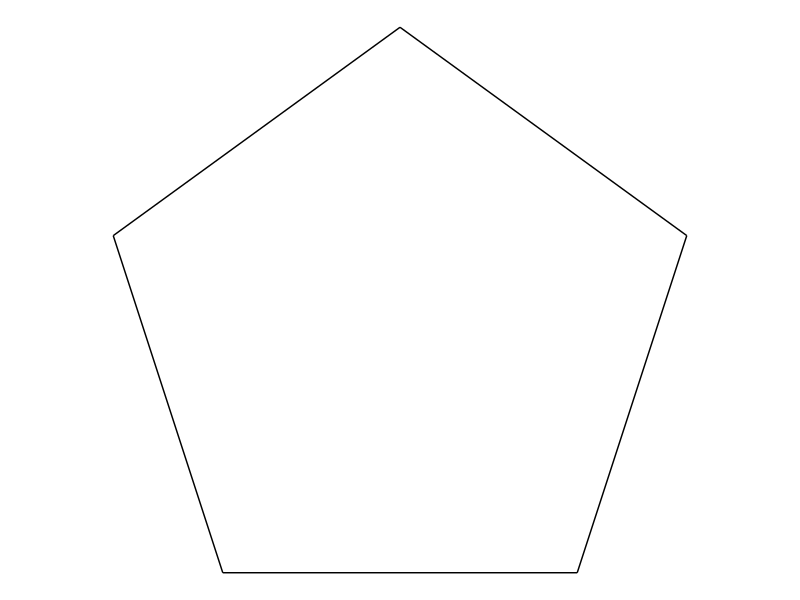
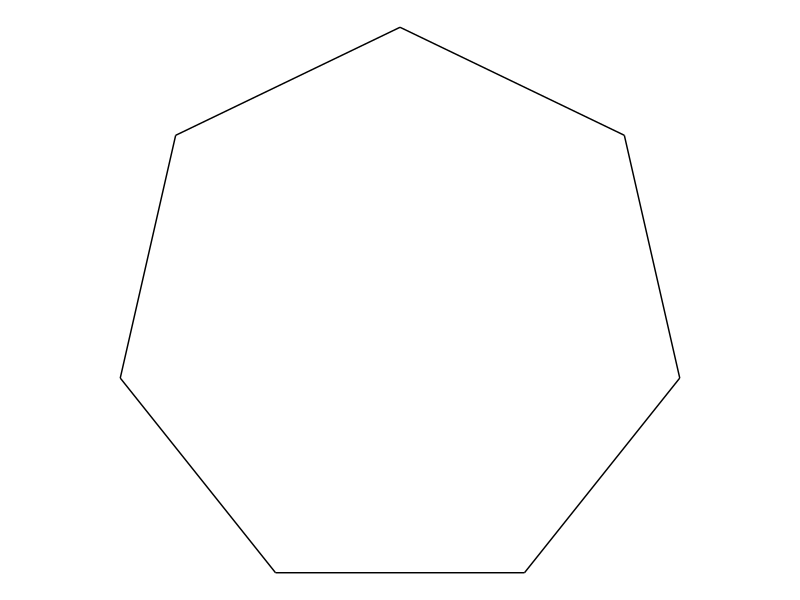
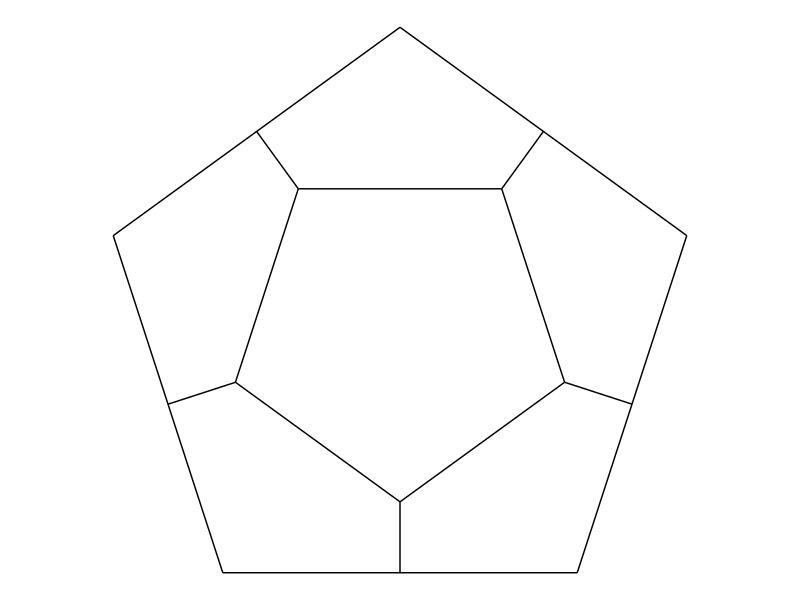
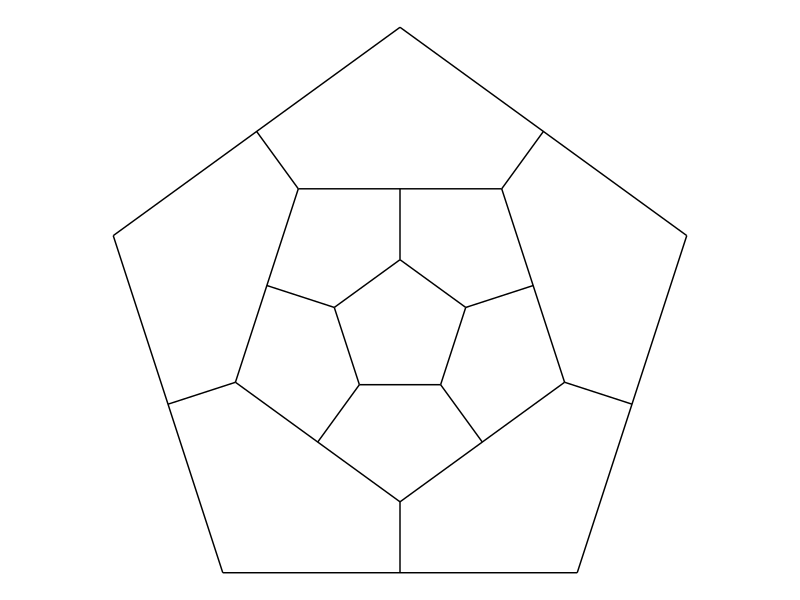
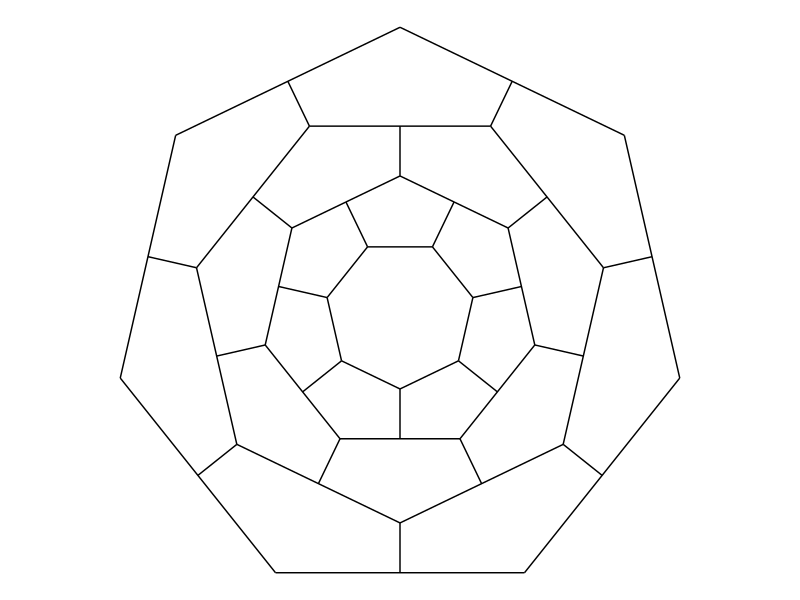
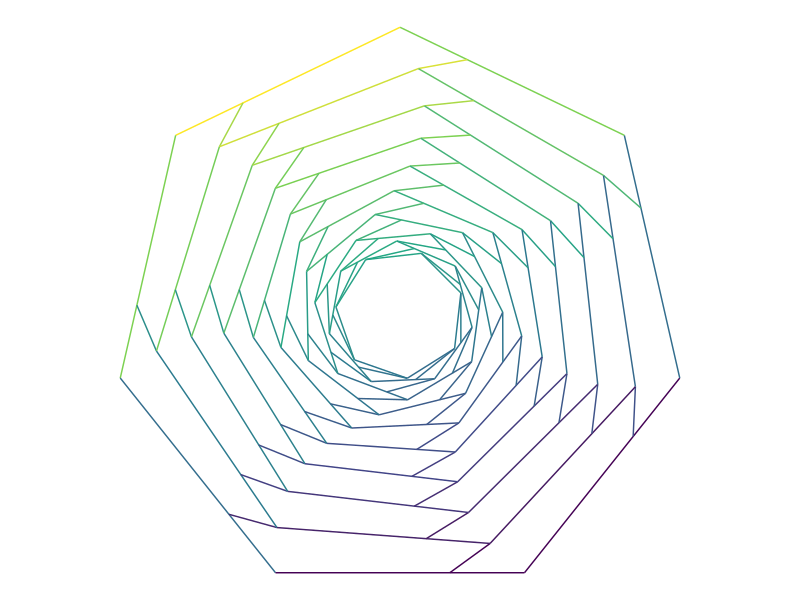
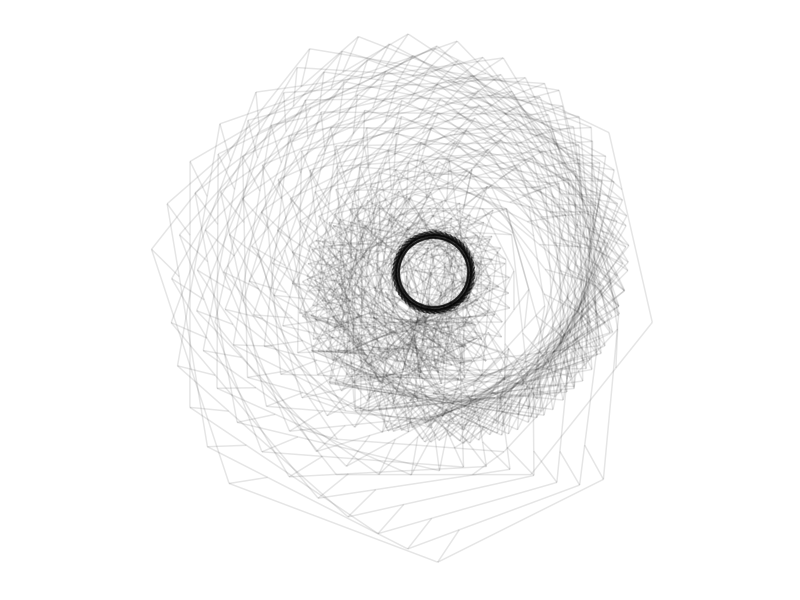
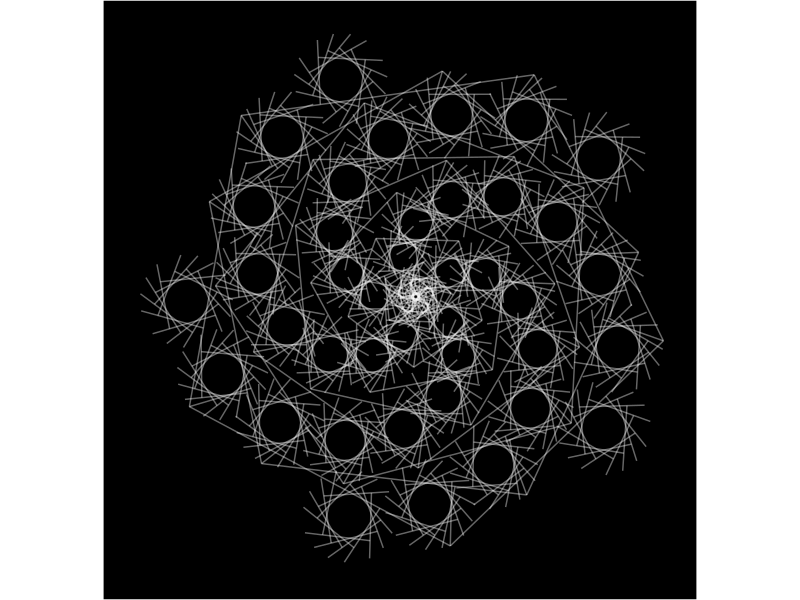

Write the R code that produced these figures, in order.
# art
library(tidyverse)
library(ggthemes)

# see here:https://fronkonstin.com/2019/03/27/drrrawing-with-purrr/



# Basics to Make a Pentagon -----------------------------------------------

pentagon <- tibble(
  x    = accumulate(1:4, ~.x+cos(.y*2*pi/5), .init = 0),
  y    = accumulate(1:4, ~.x+sin(.y*2*pi/5), .init = 0),
  xend = accumulate(2:5, ~.x+cos(.y*2*pi/5), .init = cos(2*pi/5)),
  yend = accumulate(2:5, ~.x+sin(.y*2*pi/5), .init = sin(2*pi/5)))

ggplot(pentagon)+
  geom_segment(aes(x=x, y=y, xend=xend, yend=yend))+
  coord_equal()+
  theme_void()


# Now Functions To Draw Polygons ------------------------------------------

polygon <- function(n) {
  tibble(
    x    = accumulate(1:(n-1), ~.x+cos(.y*2*pi/n), .init = 0),
    y    = accumulate(1:(n-1), ~.x+sin(.y*2*pi/n), .init = 0),
    xend = accumulate(2:n,     ~.x+cos(.y*2*pi/n), .init = cos(2*pi/n)),
    yend = accumulate(2:n,     ~.x+sin(.y*2*pi/n), .init = sin(2*pi/n)))
}

# plot
polygon(7) %>% ggplot(.)+
  geom_segment(aes(x=x, y=y, xend=xend, yend=yend))+
  coord_equal()+
  theme_void()


# Now add segments inside -------------------------------------------------

polygon(5) -> df1
# math math math
df1 %>% mutate(angle = atan2(yend-y, xend-x)+pi/2,
               x = 0.5*x+0.5*xend,
               y = 0.5*y+0.5*yend,
               xend = x+0.2*cos(angle),
               yend = y+0.2*sin(angle)) %>% 
  select(x, y, xend, yend) -> df2
df2 %>% mutate(
  x=xend,
  y=yend,
  xend=lead(x, default=first(x)),
  yend=lead(y, default=first(y))) %>% 
  select(x, y, xend, yend) -> df3
df1 %>% bind_rows(df2) %>% bind_rows(df3) -> df
ggplot(df)+
  geom_segment(aes(x=x, y=y, xend=xend, yend=yend))+
  coord_equal()+
  theme_void()


# Now add Functions to Add Segments Inside --------------------------------

mid_points <- function(d) {
  d %>% mutate(
    angle=atan2(yend-y, xend-x) + pi/2,
    x=0.5*x+0.5*xend,
    y=0.5*y+0.5*yend,
    xend=x+0.2*cos(angle),
    yend=y+0.2*sin(angle)) %>% 
    select(x, y, xend, yend)
}
con_points <- function(d) {
  d %>% mutate(
    x=xend,
    y=yend,
    xend=lead(x, default=first(x)),
    yend=lead(y, default=first(y))) %>% 
    select(x, y, xend, yend)
}
polygon(5) -> df1
df2 <- mid_points(df1)
df3 <- con_points(df2)
df4 <- mid_points(df3)
df5 <- con_points(df4)
df1 %>% 
  bind_rows(df2) %>% 
  bind_rows(df3) %>% 
  bind_rows(df4) %>% 
  bind_rows(df5) -> df
df

ggplot(df)+
  geom_segment(aes(x=x, y=y, xend=xend, yend=yend))+
  coord_equal()+
  theme_void()



# Now do the above with PURRR and Accumulate ------------------------------

edges <- 7
niter <- 6
polygon(edges) -> df1
accumulate(.f = function(old, y) {
  if (y%%2!=0) mid_points(old) else con_points(old)
},
1:niter,
.init=df1) %>% 
  bind_rows() -> df
ggplot(df)+
  geom_segment(aes(x=x, y=y, xend=xend, yend=yend))+
  coord_equal()+
  theme_void()



# Here we Change the Angle the Midpoint -----------------------------------

mid_points <- function(d, p, a) {
  d %>% mutate(
    angle=atan2(yend-y, xend-x) + a,
    x=p*x+(1-p)*xend,
    y=p*y+(1-p)*yend,
    xend=x+0.2*cos(angle),
    yend=y+0.2*sin(angle)) %>% 
    select(x, y, xend, yend)
}
edges <- 7
niter <- 18
polygon(edges) -> df1
accumulate(.f = function(old, y) {
  if (y%%2!=0) mid_points(old, 0.3, pi/5) else con_points(old)
},
1:niter,
.init=df1) %>% 
  bind_rows() -> df
ggplot(df)+
  geom_segment(aes(x=x, y=y, xend=xend, yend=yend, color=y), show.legend = FALSE)+
  coord_equal()+
  scale_color_viridis_c() + 
  theme_void()



# Now Tweak Again ---------------------------------------------------------

edges <- 7
niter <- 250
step <- 2
polygon(edges) -> df1

accumulate(.f = function(old, y) {
  if (y%%step!=0) mid_points(old, 0.3, pi/5) else con_points(old)
},
1:niter,
.init=df1) %>% 
  bind_rows() -> df

ggplot(df)+
  geom_curve(aes(x=x, y=y, xend=xend, yend=yend),
             curvature = 0,
             color="black",
             alpha=0.1)+
  coord_equal()+
  theme(legend.position  = "none",
        panel.background = element_rect(fill="white"),
        plot.background  = element_rect(fill="white"),
        axis.ticks       = element_blank(),
        panel.grid       = element_blank(),
        axis.title       = element_blank(),
        axis.text        = element_blank())


# NOw Try this ------------------------------------------------------------

library(tidyverse)

# This function creates the segments of the original polygon
polygon <- function(n) {
  tibble(
    x    = accumulate(1:(n-1), ~.x+cos(.y*2*pi/n), .init = 0),
    y    = accumulate(1:(n-1), ~.x+sin(.y*2*pi/n), .init = 0),
    xend = accumulate(2:n,     ~.x+cos(.y*2*pi/n), .init = cos(2*pi/n)),
    yend = accumulate(2:n,     ~.x+sin(.y*2*pi/n), .init = sin(2*pi/n)))
}

# This function creates segments from some mid-point of the edges
mid_points <- function(d, p, a, i, FUN = ratio_f) {
  d %>% mutate(
    angle=atan2(yend-y, xend-x) + a,
    radius=FUN(i),
    x=p*x+(1-p)*xend,
    y=p*y+(1-p)*yend,
    xend=x+radius*cos(angle),
    yend=y+radius*sin(angle)) %>% 
    select(x, y, xend, yend)
}

# This function connect the ending points of mid-segments
con_points <- function(d) {
  d %>% mutate(
    x=xend,
    y=yend,
    xend=lead(x, default=first(x)),
    yend=lead(y, default=first(y))) %>% 
    select(x, y, xend, yend)
}


# ART1 --------------------------------------------------------------------

edges <- 5   # Number of edges of the original polygon
niter <- 150 # Number of iterations
pond <- 0.27  # Weight to calculate the point on the middle of each edge
step  <- 17  # No of times to draw mid-segments before connect ending points
alph  <- 0.4 # transparency of curves in geom_curve
angle <- 4.62 # angle of mid-segment with the edge
curv <- 0.0   # Curvature of curves
line_color <- "white" # Color of curves in geom_curve
back_color <- "black" # Background of the ggplot

# this changes lots:
ratio_f <- function(x) {log(x + 1)} # calc long of mid-segments

# Generation on the fly of the dataset
accumulate(.f = function(old, y) {
  if (y%%step!=0) mid_points(old, pond, angle, y) else con_points(old)
}, 1:niter,
.init=polygon(edges)) %>% bind_rows() -> df

# Plot
ggplot(df)+
  geom_curve(aes(x=x, y=y, xend=xend, yend=yend),
             curvature = curv,
             color=line_color,
             alpha=alph)+
  coord_equal()+
  theme(legend.position  = "none",
        panel.background = element_rect(fill=back_color),
        plot.background  = element_rect(fill=back_color),
        axis.ticks       = element_blank(),
        panel.grid       = element_blank(),
        axis.title       = element_blank(),
        axis.text        = element_blank())


# Art2 --------------------------------------------------------------------

edges <- 4   # Number of edges of the original polygon
niter <- 200 # Number of iterations
pond <- 0.92  # Weight to calculate the point on the middle of each edge
step  <- 9  # No of times to draw mid-segments before connect ending points
alph  <- 0.4 # transparency of curves in geom_curve
angle <- 6.12 # angle of mid-segment with the edge
curv <- 0.0   # Curvature of curves
line_color <- "black" # Color of curves in geom_curve
back_color <- "white" # Background of the ggplot

# this changes lots:
ratio_f <- function(x) {x} # calc long of mid-segments

# Generation on the fly of the dataset
accumulate(.f = function(old, y) {
  if (y%%step!=0) mid_points(old, pond, angle, y) else con_points(old)
}, 1:niter,
.init=polygon(edges)) %>% bind_rows() -> df

# Plot
ggplot(df)+
  geom_curve(aes(x=x, y=y, xend=xend, yend=yend),
             curvature = curv,
             color=line_color,
             alpha=alph)+
  coord_equal()+
  theme(legend.position  = "none",
        panel.background = element_rect(fill=back_color),
        plot.background  = element_rect(fill=back_color),
        axis.ticks       = element_blank(),
        panel.grid       = element_blank(),
        axis.title       = element_blank(),
        axis.text        = element_blank())

# ART3 --------------------------------------------------------------------

edges <- 9   # Number of edges of the original polygon
niter <- 150 # Number of iterations
pond <- 0.89  # Weight to calculate the point on the middle of each edge
step  <- 14  # No of times to draw mid-segments before connect ending points
alph  <- 0.35 # transparency of curves in geom_curve
angle <- 3.23 # angle of mid-segment with the edge
curv <- 0.0   # Curvature of curves
line_color <- "gold" # Color of curves in geom_curve
back_color <- "darkblue" # Background of the ggplot

# this changes lots:
ratio_f <- function(x) {sin(x)} # calc long of mid-segments

# Generation on the fly of the dataset
accumulate(.f = function(old, y) {
  if (y%%step!=0) mid_points(old, pond, angle, y) else con_points(old)
}, 1:niter,
.init=polygon(edges)) %>% bind_rows() -> df

# Plot
ggplot(df)+
  geom_curve(aes(x=x, y=y, xend=xend, yend=yend),
             curvature = curv,
             color=line_color,
             alpha=alph)+
  coord_equal()+
  theme(legend.position  = "none",
        panel.background = element_rect(fill=back_color),
        plot.background  = element_rect(fill=back_color),
        axis.ticks       = element_blank(),
        panel.grid       = element_blank(),
        axis.title       = element_blank(),
        axis.text        = element_blank())



